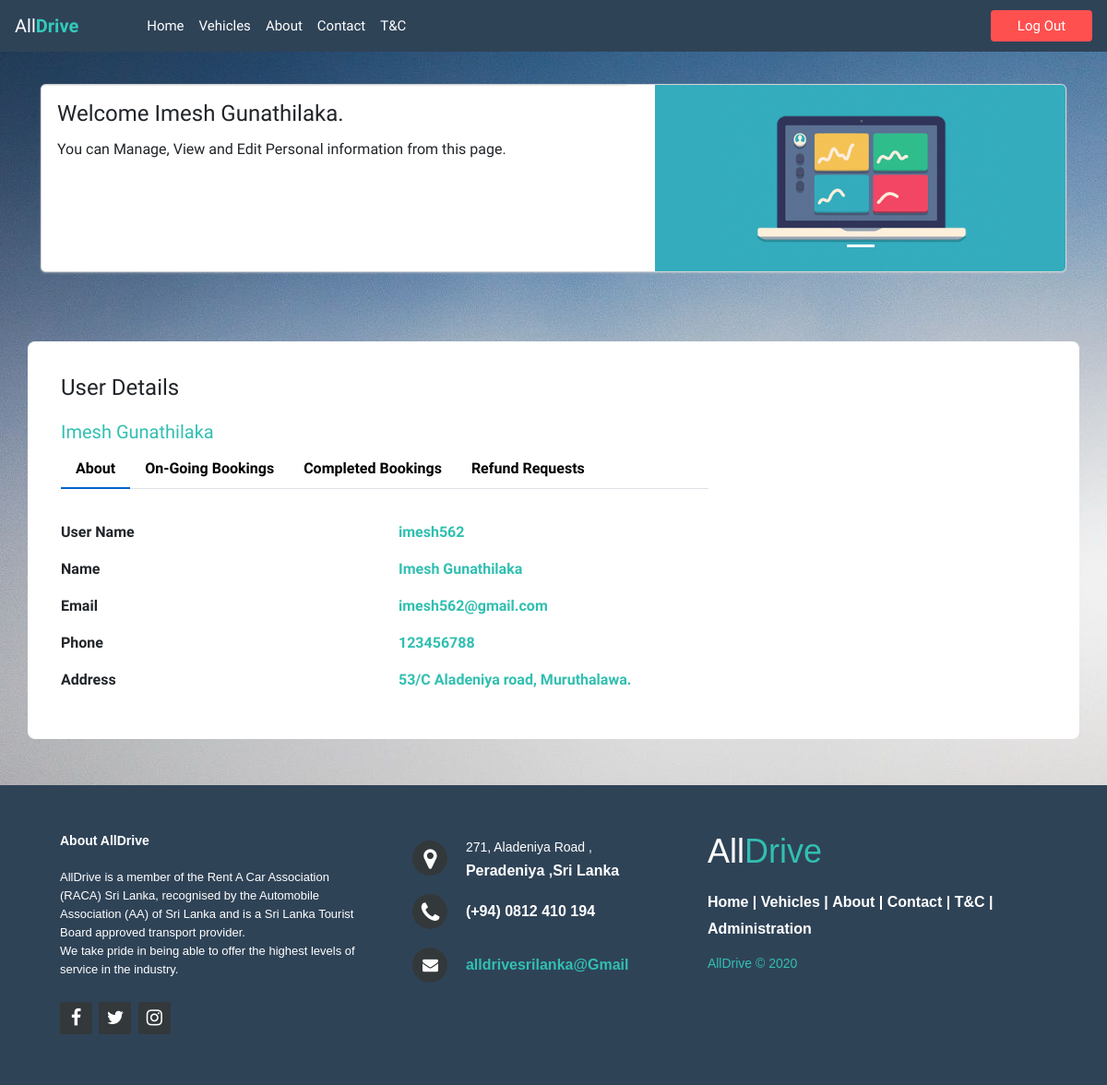
The app's page /AllDrive/profile.php (signed in) with its own data.
### tables this page shows
CREATE TABLE `customer` (
  `customer_id` int(11) NOT NULL,
  `email` text NOT NULL,
  `f_name` text NOT NULL,
  `l_name` text NOT NULL,
  `address` text NOT NULL,
  `tel_no` bigint(11) NOT NULL,
  `login_id` bigint(20) DEFAULT NULL
);

CREATE TABLE `customer_login` (
  `login_id` bigint(20) NOT NULL,
  `password` tinytext DEFAULT NULL,
  `username` varchar(16) DEFAULT NULL
);

### AllDrive/LoginCheck.php (called while the page is built)
<?php
function check_login($conn)
{
	if(isset($_SESSION['login_id']))
	{
		$id = $_SESSION['login_id'];
		$chkquery="select * from customer_login where login_id ='$id' limit 1";
		$result = mysqli_query($conn,$chkquery);
		if($result && mysqli_num_rows($result) > 0)
		{
			$user_data = mysqli_fetch_assoc($result);
			return $user_data;
		}
	}
}
?>

### AllDrive/profile.php (the view, shortened to what this page needs)
<?php
    include('DBconnection.php');
    include ('LoginCheck.php');
?>
<!doctype html>
<html lang="en">
    <head>
        <link rel="stylesheet" href="https://stackpath.bootstrapcdn.com/bootstrap/4.5.0/css/bootstrap.min.css">
        <link rel="stylesheet" href="https://maxcdn.bootstrapcdn.com/font-awesome/4.7.0/css/font-awesome.min.css">
        <link rel="stylesheet" href="profileStyle.css">
    </head>
    <body>
        <nav class="navbar navbar-expand-lg navbar-light bg-light navbar sticky-top">
            <a href="index.php" class="navbar-brand">All<b>Drive</b></a>
            <div id="navbarCollapse" class="collapse navbar-collapse justify-content-start">
                <div class="navbar-nav">
                    <a href="index.php" class="nav-item nav-link active" style="color:white">Home</a>
                    <a href="vType.php" class="nav-item nav-link" style="color:white">Vehicles</a>
                    <a href="about.php" class="nav-item nav-link" style="color:white">About</a>
                    <a href="contact.php" class="nav-item nav-link" style="color:white">Contact</a>
                    <a href="terms.php" class="nav-item nav-link" style="color:white">T&C</a>
                </div>
                <?php
                $user_data = check_login($conn);
                    if ($user_data == 0)
                    {
                        echo('
                        <div class="navbar-nav ml-auto action-buttons">
                            <div class="nav-item dropdown">
                                <a href="#" data-toggle="dropdown" class="nav-link dropdown-toggle mr-4" style="color:white">Login</a>
                                <div class="dropdown-menu action-form">
                                    <form action="login.php?Page=index.php" method="post">
                                        <p class="hint-text">Enter Your Login Details</p>
                                        <div class="form-group">
                                            <input autocomplete="off" type="text" class="form-control" name="LogUsername" placeholder="Username" required="required">
                                        </div>
                                        <div class="form-group">
                                            <input type="password" class="form-control" name="Logpassword" placeholder="Password" required="required">
                                        </div>
                                        <input type="submit" class="btn btn-primary btn-block" value="Login">
                                    </form>
                                </div>
                            </div>
                        </div>
                        <div class="nav-item">
                            <a href="Reg_page.php" class="btn btn-primary sign-up-btn">Sign up</a>
                        </div>');
                    }
                    else
                    {
                        echo
                        ('<div class="navbar-nav ml-auto action-buttons">
                            <div class="nav-item">
                                <a href="#" onclick = "log_out_message()" class="btn btn-log log-out-btn">Log Out</a>
                            </div>
                        </div>');
                    }
                ?>
            </div>
        </nav>
        <div class="container py-3">
  			<div class="card">
    			<div class="row ">
      				<div class="col-md-7 px-3">
        				<div class="card-block px-6">
        					<?php
        					$user_data = check_login($conn);
							$id = $user_data['login_id'];
        					$sql = "select * from customer where login_id ='$id'";
				            $result = mysqli_query($conn, $sql);
							$row = mysqli_fetch_array($result);
        					?>
          					<h4 class="card-title">Welcome <?php echo $row["f_name"]; ?> <?php echo $row["l_name"]; ?>.</h4>
          					<p class="card-text">
            					You can Manage, View and Edit Personal information from this page.
          					</p>
          					<br>
        				</div>
      				</div>
	      			<div class="col-md-5">
	        			<div id="CarouselTest" class="carousel slide" data-ride="carousel">
				          	<ol class="carousel-indicators">
				            	<li data-target="#CarouselTest" data-slide-to="0" class="active"></li>
				         	</ol>
	          				<div class="carousel-inner">
	            				<div class="carousel-item active">
	              					<img class="d-block" src="Images/Common/anime.gif" alt="">
	            				</div>
		          			</div>
		        		</div>
		      		</div>
    			</div>
  			</div>
		</div>
		<?php
		$user_data = check_login($conn);
		$id = $user_data['login_id'];
            $sql = "select * from customer where login_id ='$id'";
            $result = mysqli_query($conn, $sql);
            $sql1 = "select * from customer_login where login_id ='$id'";
            $result1 = mysqli_query($conn, $sql1);
            if(mysqli_num_rows($result) > 0 && mysqli_num_rows($result1) > 0)
            {
                $row = mysqli_fetch_array($result);
                $row1 = mysqli_fetch_array($result1);
                ?>
                <br>
                	<div class="container emp-profile">
			                <div class="row">
			                	<div class="col-md-8">
			                        <div class="profile-head">
			                        	<h4>User Details</h4>
			                            <h5>
			                                <?php echo $row["f_name"]; ?> <?php echo $row["l_name"]; ?>
			                            </h5>
			                            <ul class="nav nav-tabs" id="myTab" role="tablist">
			                                <li class="nav-item">
			                                    <a class="nav-link active" id="home-tab" data-toggle="tab" href="#home" role="tab" aria-controls="home" aria-selected="true">About</a>
			                                </li>
			                                <li class="nav-item">
			                                    <a class="nav-link" id="Bookings-tab" data-toggle="tab" href="#Bookings" role="tab" aria-controls="Bookings" aria-selected="false">On-Going Bookings</a>
			                                </li>
			                                <li class="nav-item">
			                                    <a class="nav-link" id="completed-tab" data-toggle="tab" href="#completed" role="tab" aria-controls="completed" aria-selected="false">Completed Bookings</a>
			                                </li>
			                                <li class="nav-item">
			                                    <a class="nav-link" id="refund-tab" data-toggle="tab" href="#refund" role="tab" aria-controls="refund" aria-selected="false">Refund Requests</a>
			                                </li>
			                            </ul>
			                        </div>
			                    </div>
			                </div>
			                <div class="row">
			                	<div class="col-md-8">
			                        <div class="tab-content home-tab" id="myTabContent">
			                            <div class="tab-pane fade show active" id="home" role="tabpanel" aria-labelledby="home-tab">
			                                        <div class="row">
			                                            <div class="col-md-6">
			                                                <label>User Name</label>
			                                            </div>
			                                            <div class="col-md-6">
			                                                <p><?php echo $row1["username"]; ?></p>
			                                            </div>
			                                        </div>
			                                        <div class="row">
			                                            <div class="col-md-6">
			                                                <label>Name</label>
			                                            </div>
			                                            <div class="col-md-6">
			                                                <p><?php echo $row["f_name"]; ?> <?php echo $row["l_name"]; ?></p>
			                                            </div>
			                                        </div>
			                                        <div class="row">
			                                            <div class="col-md-6">
			                                                <label>Email</label>
			                                            </div>
			                                            <div class="col-md-6">
			                                                <p><?php echo $row["email"]; ?></p>
			                                            </div>
			                                        </div>
			                                        <div class="row">
			                                            <div class="col-md-6">
			                                                <label>Phone</label>
			                                            </div>
			                                            <div class="col-md-6">
			                                                <p><?php echo $row["tel_no"]; ?></p>
			                                            </div>
			                                        </div>
			                                        <div class="row">
			                                            <div class="col-md-6">
			                                                <label>Address</label>
			                                            </div>
			                                            <div class="col-md-6">
			                                                <p><?php echo $row["address"]; ?></p>
			                                            </div>
			                                        </div>
			                            </div>
			                        </div>
			                	</div>
			            	</div>
			        </div>
                <?php
	        }
	        else
	        {
                echo
                '<br><br><br><br><br><br><br><div class="title h3 text-center" style="color:white">Sorry No User Data Available At The Moment.</div>
                <br><br><br><br><br><br><br><br><br><br><br><br>';
	        }
				?>
        <div>
            <footer class="footer">
                <div class="footer-left col-md-4 col-sm-6">
                    <p class="about">
                        <span> About AllDrive</span>AllDrive is a member of the Rent A Car Association (RACA) Sri Lanka, recognised by the Automobile Association (AA) of Sri Lanka and is a Sri Lanka Tourist Board approved transport provider.
                        <br>
                        We take pride in being able to offer the highest levels of service in the industry.
                    </p>
                    <div class="icons">
                        <a href="https://web.facebook.com/AllDrive-103548621726091" target="_blank"><i class="fa fa-facebook"></i></a>
                        <a href="https://twitter.com/SriDrive" target="_blank"><i class="fa fa-twitter"></i></a>
                        <a href="https://www.instagram.com/alldrivesrilanka" target="_blank"><i class="fa fa-instagram"></i></a>
                    </div>
                </div>
                <div class="footer-center col-md-4 col-sm-6">
                    <div>
                        <i class="fa fa-map-marker"></i>
                        <p><span> 271, Aladeniya Road ,</span> Peradeniya ,Sri Lanka</p>
                        </div>
                    <div>
                        <i class="fa fa-phone"></i>
                        <p> (+94) 0812 410 194</p>
                    </div>
                    <div>
                        <i class="fa fa-envelope"></i>
                        <p><a href="https://mail.google.com/mail/?view=cm&fs=1&to=alldrivesrilanka@Gmail.com" target="_blank"> alldrivesrilanka@Gmail</a></p>
                    </div>
                </div>
                <div class="footer-right col-md-4 col-sm-6">
                    <h2> All<span>Drive</span></h2>
                    <p class="menu">
                    <a href="index.php"> Home</a> |
                    <a href="vType.php"> Vehicles</a> |
                    <a href="about.php"> About</a> |
                    <a href="contact.php"> Contact</a> |
                    <a href="terms.php"> T&C</a> |
                    <a href="../Admin/index.php"> Administration</a>
                    </p>
                    <p class="name"> AllDrive &copy; 2020</p>
                </div>
            </footer>
        </div>
    </body>
</html>

### records on screen
customer: f_name "Imesh", l_name "Gunathilaka", email "imesh562@gmail.com", tel_no "123456788", address "53/C Aladeniya road, Muruthalawa."
customer_login: username "imesh562"
